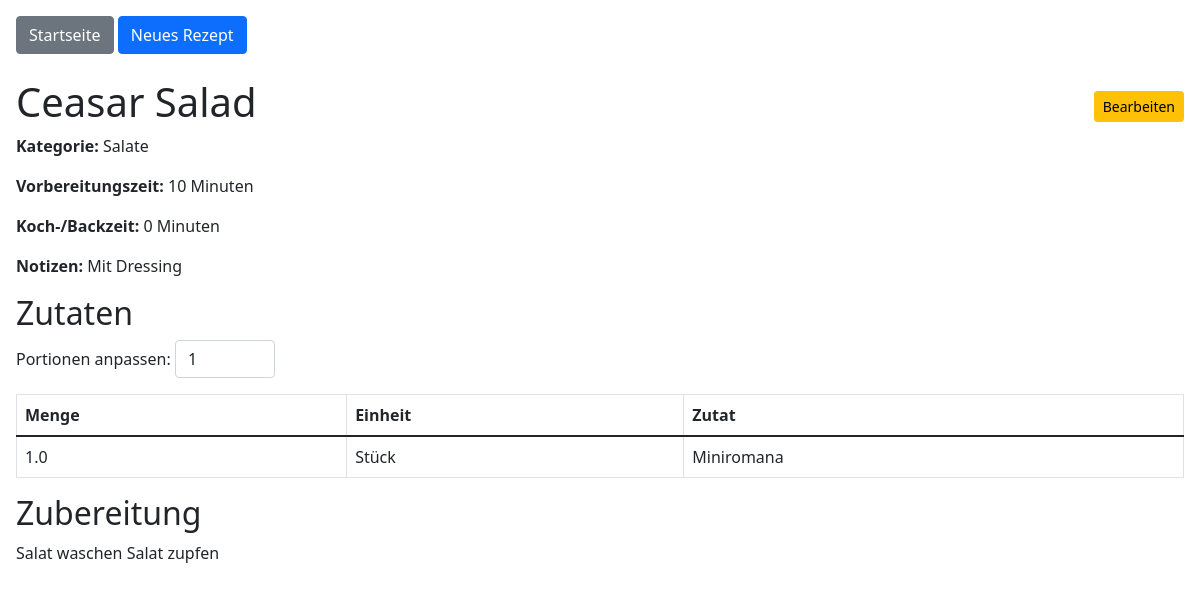
Screenshot of /recipe/2 with the database file from the repository.
### tables this page shows
CREATE TABLE recipes (
    id INTEGER PRIMARY KEY AUTOINCREMENT,
    name TEXT NOT NULL,
    category TEXT,
    preparation_time INTEGER,
    cooking_time INTEGER,
    instructions TEXT,
    notes TEXT
);

CREATE TABLE ingredients (
    id INTEGER PRIMARY KEY AUTOINCREMENT,
    recipe_id INTEGER,
    quantity REAL,
    unit TEXT,
    ingredient_name TEXT, display_order INTEGER,
    FOREIGN KEY(recipe_id) REFERENCES recipes(id)
);

### app.py (the view)
@app.route('/recipe/<int:recipe_id>')
def show_recipe(recipe_id):
    conn = get_db_connection()
    recipe = conn.execute('SELECT * FROM recipes WHERE id = ?', (recipe_id,)).fetchone()
    if recipe is None:
        conn.close()
        return "Rezept nicht gefunden", 404
    ingredients = conn.execute('SELECT * FROM ingredients WHERE recipe_id = ? ORDER BY display_order', (recipe_id,)).fetchall()
    conn.close()
    return render_template('recipe_detail.html', recipe=recipe, ingredients=ingredients)

### app.py (called while the page is built)
def get_db_connection():
    conn = sqlite3.connect('database.db')
    conn.row_factory = sqlite3.Row
    return conn

### templates/recipe_detail.html (shortened to what this page needs)
{% extends "layout.html" %}
{% block content %}
<div class="d-flex justify-content-between align-items-center">
    <h1>{{ recipe.name }}</h1>
    <div>
        <a href="{{ url_for('edit_recipe', recipe_id=recipe.id) }}" class="btn btn-sm btn-warning">Bearbeiten</a>
    </div>
</div>
<p><strong>Kategorie:</strong> {{ recipe.category }}</p>
<p><strong>Vorbereitungszeit:</strong> {{ recipe.preparation_time }} Minuten</p>
<p><strong>Koch-/Backzeit:</strong> {{ recipe.cooking_time }} Minuten</p>
<p><strong>Notizen:</strong> {{ recipe.notes }}</p>
<h2>Zutaten</h2>
<div class="mb-3">
    <label for="portions">Portionen anpassen:</label>
    <input type="number" id="portions" value="1" min="1" class="form-control" style="width:100px;display:inline-block;">
</div>
<table class="table table-bordered" id="ingredients-table">
    <thead>
        <tr>
            <th>Menge</th>
            <th>Einheit</th>
            <th>Zutat</th>
        </tr>
    </thead>
    <tbody>
    {% for ingr in ingredients %}
        <tr>
            <td class="quantity-cell">{{ ingr.quantity }}</td>
            <td>{{ ingr.unit }}</td>
            <td>{{ ingr.ingredient_name }}</td>
        </tr>
    {% endfor %}
    </tbody>
</table>
<h2>Zubereitung</h2>
<p>{{ recipe.instructions }}</p>
{% endblock %}

### rows the page displays
recipes: name "Ceasar Salad", category "Salate", preparation_time "10", cooking_time "0", notes "Mit Dressing", instructions "Salat waschen Salat zupfen"
ingredients: quantity "1.0", unit "Stück", ingredient_name "Miniromana"
